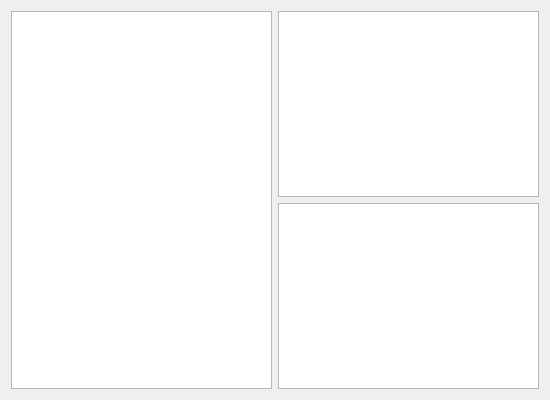
<?xml version="1.0" encoding="UTF-8"?>
<ui version="4.0">
 <class>ShowForm</class>
 <widget class="QWidget" name="ShowForm">
  <property name="geometry">
   <rect>
    <x>0</x>
    <y>0</y>
    <width>550</width>
    <height>400</height>
   </rect>
  </property>
  <property name="minimumSize">
   <size>
    <width>550</width>
    <height>390</height>
   </size>
  </property>
  <property name="windowTitle">
   <string>Form</string>
  </property>
  <layout class="QGridLayout" name="gridLayout">
   <item row="0" column="0" rowspan="2">
    <widget class="QTableView" name="viewLayer1"/>
   </item>
   <item row="0" column="1">
    <widget class="QTableView" name="viewLayer0"/>
   </item>
   <item row="1" column="1">
    <widget class="QTableView" name="viewFinal"/>
   </item>
  </layout>
 </widget>
 <resources/>
 <connections/>
</ui>
